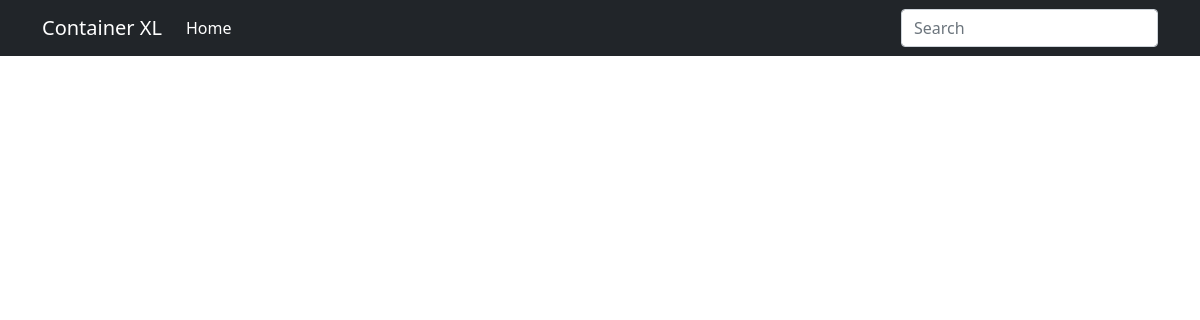
The app's page /rezepte/, older data.
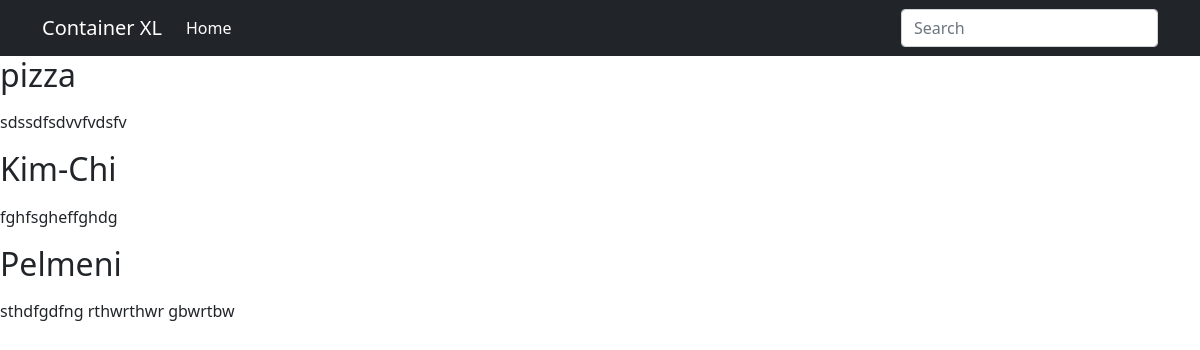
The same page, newer data.
### rezepte/models.py (models this page shows, shortened)
class Recept(models.Model):
    name = models.CharField(max_length=255)
    slug = models.SlugField(max_length=255)
    image = ProcessedImageField(upload_to='recept_images',
                                processors=[ResizeToFill(100,100)],
                                format='JPEG',
                                options={'quality': 100},
                                blank=True)
    category = models.ForeignKey(Category, related_name='category', on_delete=models.CASCADE)
    description = RichTextField(blank=True, null=True)

### rezepte/views.py (the view)
# urls.py: path('rezepte/', rezept_list, name='rezept_liste'),
def rezept_list(request):
    alle_rezepte = Recept.objects.all()
    return render(request, 'rezepte/sites/rezept_list.html', context={'rezepte': alle_rezepte})

### templates/rezepte/sites/rezept_list.html (shortened to what this page needs)
{% extends 'rezepte/base.html' %}
{% block content %}
{% for rezept in rezepte %}
    <h2>{{ rezept.name }}</h2>
    <p>
        {{ rezept.description|safe }}
    </p>
{% endfor %}
{% endblock %}

### templates/rezepte/base.html (shortened to what this page needs)
{% load static %}
<!doctype html>
<html lang="en">
  <head>
    <link href="https://cdn.jsdelivr.net/npm/bootstrap@5.0.2/dist/css/bootstrap.min.css" rel="stylesheet">
    <link href="{% static "css/style.css" %}" rel="stylesheet">
  </head>
  <body>
    <nav class="navbar navbar-expand-lg navbar-dark bg-dark" aria-label="Ninth navbar example">
    <div class="container-xl">
      <a class="navbar-brand" href="#">Container XL</a>
      <div class="collapse navbar-collapse" id="navbarsExample07XL">
        <ul class="navbar-nav me-auto mb-2 mb-lg-0">
          <li class="nav-item">
            <a class="nav-link active" aria-current="page" href="#">Home</a>
          </li>
        </ul>
        <form>
          <input class="form-control" type="text" placeholder="Search" aria-label="Search">
        </form>
      </div>
    </div>
  </nav>
    {% block content %}
    {% endblock %}
  </body>
</html>

Row changes from the older to the newer data that the page shows:
added Recept: name "pizza", description "sdssdfsdvvfvdsfv"
added Recept: name "Kim-Chi", description "fghfsgheffghdg"
added Recept: name "Pelmeni", description "sthdfgdfng rthwrthwr gbwrtbw"
